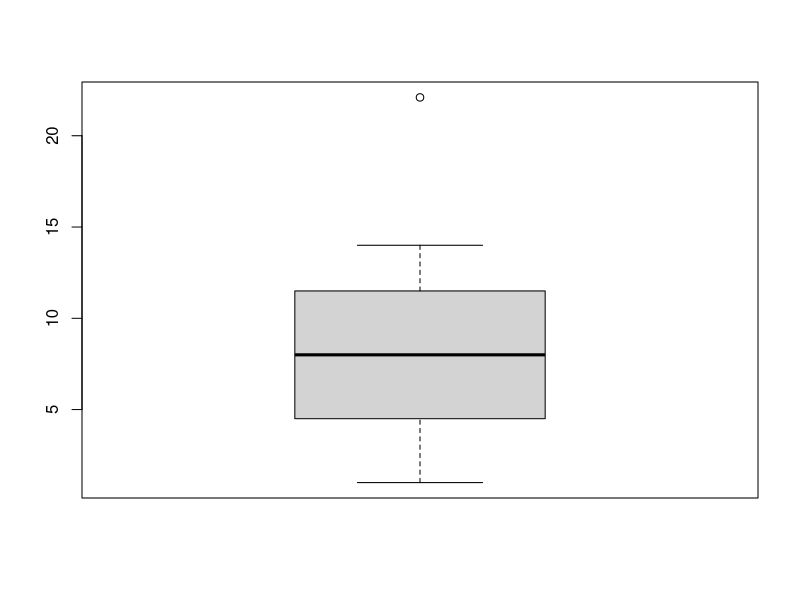

This chart was generated by the following R code:
# 데이터 전처리
# 우리가 얻는 raw data는 항상 오류를 포함하고 있다.
# 분석하기 전에 데이터 오류를 수정해야 함

# 1. 결측치 처리(NA)
# 결측치는 누락된 값을 지칭. 비어있는 값
# 결측치가 있으면 함수적용이 잘못될 수 있다.
# 분석자체가 잘못 될 수 있다.

# NA 가 전체 데이터에 차지하는 비중을 확인
# 결측치를 제거할 것인지 판단

# 결측치를 찾아야함.
sum(is.na(airquality))

df <- data.frame(id=c(1,2,NA,4,5,NA,7),
                 score = c(20,30,90,NA,60,NA,99)) 
sum(is.na(df))

table(is.na(df$id))

# 결측치를 제거해보자
# DF에서 결측치가 있는 행을 삭제하자
# dplyr을 이용해서 필터를 쓰자
library(dplyr)
library(ggplot2)
library(stringr)
df %>% filter(!is.na(id),
              !is.na(score))
na.omit(df) #NA를 찾아서 해당 행 삭제

###행을 지우는 행위는 그다지 좋지 않은 행위
###행을 지우게 되면 결측치 뿐만 아니라 정상데이터도
###같이 삭제되기 때문에 분석시 문제가 될 수 있다
df
mean(df$id) #NA와의 연산결과는 무조건 NA
mean(df$score, na.rm = T) #NA를 제외하고 연산

#결측치가 포함된 행을 삭제하기에는 부담
#score안에 있는 결측치(NA)값을 다른 값으로 대치해서
#score의 평균을 구해보자
#score에서 NA를 제외한 값들의 평균을 구하고, 
#이 평균을 NA값을 대체하자.
mean(df$score,na.rm = T)
df$score = ifelse(is.na(df$score),
                  mean(df$score,na.rm = T),
                  df$score);df
####################################################################################
# 데이터 정제 과정 : 이상치 -> 결측치 -> 제거? , 조정?
# 1.결측치 (NA)
# 결측치 -> 제거,조정?
# 2.이상치
# 존재할 수 없는 값이 포함된 경우
df <- data.frame(id=c(1,2,NA,4,5,NA,7),
                 score = c(20,30,90,NA,60,NA,99),
                 gender=c("M","F","M","F","M","F","^^"),#일반적으로 factor로 읽힘
                 stringsAsFactors = F)# character처리하고 싶으면 factor설정 F로
df
#일반적으로 이상치가 존재하면 결측치로 바꿔준다.
df$gender = ifelse(df$gender=="M"|df$gender=="F",
                   df$gender,
                   NA)

df$gender = ifelse(df$gender %in% c("M","F"),
                   df$gender,
                   NA)

# 3.극단치 => 머신러닝의 경우 극단치에 가중치 부여 전체가 이상해짐, 제거필요
# 이상치 중에 값이 극단저긍로 크거나 작은 값을 의미
# 자료구조상 이상이 없지만, 논리적으로 이상한경우
# ex)성인 남성의 몸무게 데이터에서 5kg
# 정상적인 범주는 어떻게 정할까? 기준이 존재한다.
# 극단치를 분류하는 기준은 IQR을 이용한다.
# interqualtile range , 4분위부터 알아보자!!

#극단치를 알아보기 위한 sample 작성
data = c(1,2,3,4,5,6,7,8,9,10,11,12,13,14,22.1)
#기본통계값을 이용해서 4분위 값을 알아보자
summary(data) #Median :8
# IQR : 데이터 중간 위쪽의 mid point -
#       데이터 중간 아래쪽의 mid point

lower_data = c(1,2,3,4,5,6,7,8)
upper_data = c(8,9,10,11,12,13,14,22)
iqr_value = median(upper_data)-median(lower_data)

#극단치를 결정하는 기준값 : IQR*1.5
deter_value = iqr_value*1.5; deter_value

#3사분위 값 + 기준값 = 11.5 +10.5 = 22 => 22보다 크다면 극단치
#1사분위 값 - 기준값
#계산을 통해서 극단치를 판단하는 방법
#그래프를 이용하면 극단치를 눈으로 확인 가능
boxplot(data)$stats








